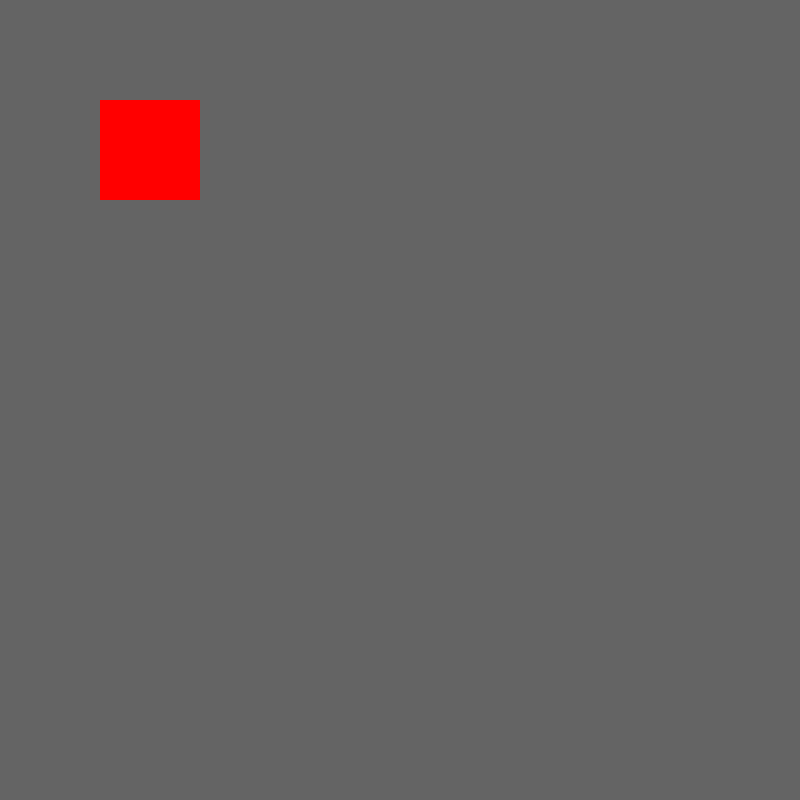
Frame 1 (no input)
Frame 60 (no input): identical to frame 1, image omitted
Frame 120 (the mouse pressed at the canvas centre since frame 60): identical to frame 1, image omitted

The p5.js sketch that drew this single still picture (run headless with seeded random() and noise() and a simulated clock; from frame 60 on, the mouse is pressed at the canvas centre):

// p5.js sketch
// ── sketch.js


function setup() {
  createCanvas(800,800);
  noStroke();
//  rectMode(CENTER); //center all rectangles
}

function draw() {
  background(100);

  fill('red');
  rect(100,100,100,100);
}

function mouseReleased(){
  if((mouseX>100)&&(mouseX<200)&&(mouseY>100)&&(mouseY<200)){
    console.log("beep");
  }
}
